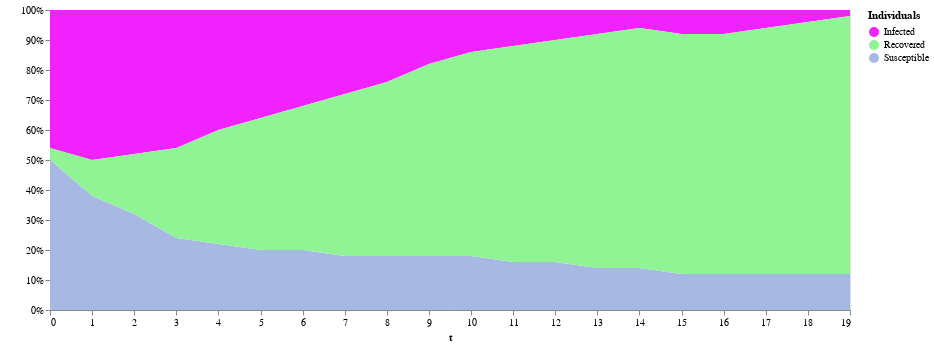

Write notebook code for a chart like this one.
### Code cell
alt.Chart(melted, width=800).mark_area().encode(
        alt.X(
            "index", 
            scale=alt.Scale(domain=(0, 19)),
            axis=alt.Axis(title="t")
            ), 
        alt.Y(
            "percent", 
            stack="normalize",
            axis=alt.Axis(
                title=" ",
                format="%"
            )
        ),
        color=alt.Color('status', 
                        legend=alt.Legend(title="Individuals"), 
                        scale=alt.Scale(
                            domain=['Infected', 'Recovered', "Susceptible"],
                            range=['rgb(242, 34, 255)', 'rgb(144, 244, 148)', 'rgb(167, 184, 227)']
                            )
                       ),
        tooltip=['percent', 'status']
).interactive()

### Figure 1 — Vega-Lite specification as saved in the notebook (floating-point values rounded to 4 significant figures)
{"config": {"view": {"continuousWidth": 400, "continuousHeight": 300}}, "data": {"name": "data-6a26d0d8bd038ab4a8b5c8ccd763f4cc"}, "mark": "area", "encoding": {"color": {"type": "nominal", "field": "status", "legend": {"title": "Individuals"}, "scale": {"domain": ["Infected", "Recovered", "Susceptible"], "range": ["rgb(242, 34, 255)", "rgb(144, 244, 148)", "rgb(167, 184, 227)"]}}, "tooltip": [{"type": "quantitative", "field": "percent"}, {"type": "nominal", "field": "status"}], "x": {"type": "quantitative", "axis": {"title": "t"}, "field": "index", "scale": {"domain": [0, 19]}}, "y": {"type": "quantitative", "axis": {"format": "%", "title": " "}, "field": "percent", "stack": "normalize"}}, "selection": {"selector001": {"type": "interval", "bind": "scales", "encodings": ["x", "y"]}}, "width": 800, "$schema": "https://vega.github.io/schema/vega-lite/v4.8.1.json", "datasets": {"data-6a26d0d8bd038ab4a8b5c8ccd763f4cc": [{"index": 0, "variable": "s", "percent": 0.5, "status": "Susceptible"}, {"index": 1, "variable": "s", "percent": 0.38, "status": "Susceptible"}, {"index": 2, "variable": "s", "percent": 0.32, "status": "Susceptible"}, {"index": 3, "variable": "s", "percent": 0.24, "status": "Susceptible"}, {"index": 4, "variable": "s", "percent": 0.22, "status": "Susceptible"}, {"index": 5, "variable": "s", "percent": 0.2, "status": "Susceptible"}, {"index": 6, "variable": "s", "percent": 0.2, "status": "Susceptible"}, {"index": 7, "variable": "s", "percent": 0.18, "status": "Susceptible"}, {"index": 8, "variable": "s", "percent": 0.18, "status": "Susceptible"}, {"index": 9, "variable": "s", "percent": 0.18, "status": "Susceptible"}, {"index": 10, "variable": "s", "percent": 0.18, "status": "Susceptible"}, {"index": 11, "variable": "s", "percent": 0.16, "status": "Susceptible"}, {"index": 12, "variable": "s", "percent": 0.16, "status": "Susceptible"}, {"index": 13, "variable": "s", "percent": 0.14, "status": "Susceptible"}, {"index": 14, "variable": "s", "percent": 0.14, "status": "Susceptible"}, {"index": 15, "variable": "s", "percent": 0.12, "status": "Susceptible"}, {"index": 16, "variable": "s", "percent": 0.12, "status": "Susceptible"}, {"index": 17, "variable": "s", "percent": 0.12, "status": "Susceptible"}, {"index": 18, "variable": "s", "percent": 0.12, "status": "Susceptible"}, {"index": 19, "variable": "s", "percent": 0.12, "status": "Susceptible"}, {"index": 0, "variable": "i", "percent": 0.46, "status": "Infected"}, {"index": 1, "variable": "i", "percent": 0.5, "status": "Infected"}, {"index": 2, "variable": "i", "percent": 0.48, "status": "Infected"}, {"index": 3, "variable": "i", "percent": 0.46, "status": "Infected"}, {"index": 4, "variable": "i", "percent": 0.4, "status": "Infected"}, {"index": 5, "variable": "i", "percent": 0.36, "status": "Infected"}, {"index": 6, "variable": "i", "percent": 0.32, "status": "Infected"}, {"index": 7, "variable": "i", "percent": 0.28, "status": "Infected"}, {"index": 8, "variable": "i", "percent": 0.24, "status": "Infected"}, {"index": 9, "variable": "i", "percent": 0.18, "status": "Infected"}, {"index": 10, "variable": "i", "percent": 0.14, "status": "Infected"}, {"index": 11, "variable": "i", "percent": 0.12, "status": "Infected"}, {"index": 12, "variable": "i", "percent": 0.1, "status": "Infected"}, {"index": 13, "variable": "i", "percent": 0.08, "status": "Infected"}, {"index": 14, "variable": "i", "percent": 0.06, "status": "Infected"}, {"index": 15, "variable": "i", "percent": 0.08, "status": "Infected"}, {"index": 16, "variable": "i", "percent": 0.08, "status": "Infected"}, {"index": 17, "variable": "i", "percent": 0.06, "status": "Infected"}, {"index": 18, "variable": "i", "percent": 0.04, "status": "Infected"}, {"index": 19, "variable": "i", "percent": 0.02, "status": "Infected"}, {"index": 0, "variable": "r", "percent": 0.04, "status": "Recovered"}, {"index": 1, "variable": "r", "percent": 0.12, "status": "Recovered"}, {"index": 2, "variable": "r", "percent": 0.2, "status": "Recovered"}, {"index": 3, "variable": "r", "percent": 0.3, "status": "Recovered"}, {"index": 4, "variable": "r", "percent": 0.38, "status": "Recovered"}, {"index": 5, "variable": "r", "percent": 0.44, "status": "Recovered"}, {"index": 6, "variable": "r", "percent": 0.48, "status": "Recovered"}, {"index": 7, "variable": "r", "percent": 0.54, "status": "Recovered"}, {"index": 8, "variable": "r", "percent": 0.58, "status": "Recovered"}, {"index": 9, "variable": "r", "percent": 0.64, "status": "Recovered"}, {"index": 10, "variable": "r", "percent": 0.68, "status": "Recovered"}, {"index": 11, "variable": "r", "percent": 0.72, "status": "Recovered"}, {"index": 12, "variable": "r", "percent": 0.74, "status": "Recovered"}, {"index": 13, "variable": "r", "percent": 0.78, "status": "Recovered"}, {"index": 14, "variable": "r", "percent": 0.8, "status": "Recovered"}, {"index": 15, "variable": "r", "percent": 0.8, "status": "Recovered"}, {"index": 16, "variable": "r", "percent": 0.8, "status": "Recovered"}, {"index": 17, "variable": "r", "percent": 0.82, "status": "Recovered"}, {"index": 18, "variable": "r", "percent": 0.84, "status": "Recovered"}, {"index": 19, "variable": "r", "percent": 0.86, "status": "Recovered"}]}}
